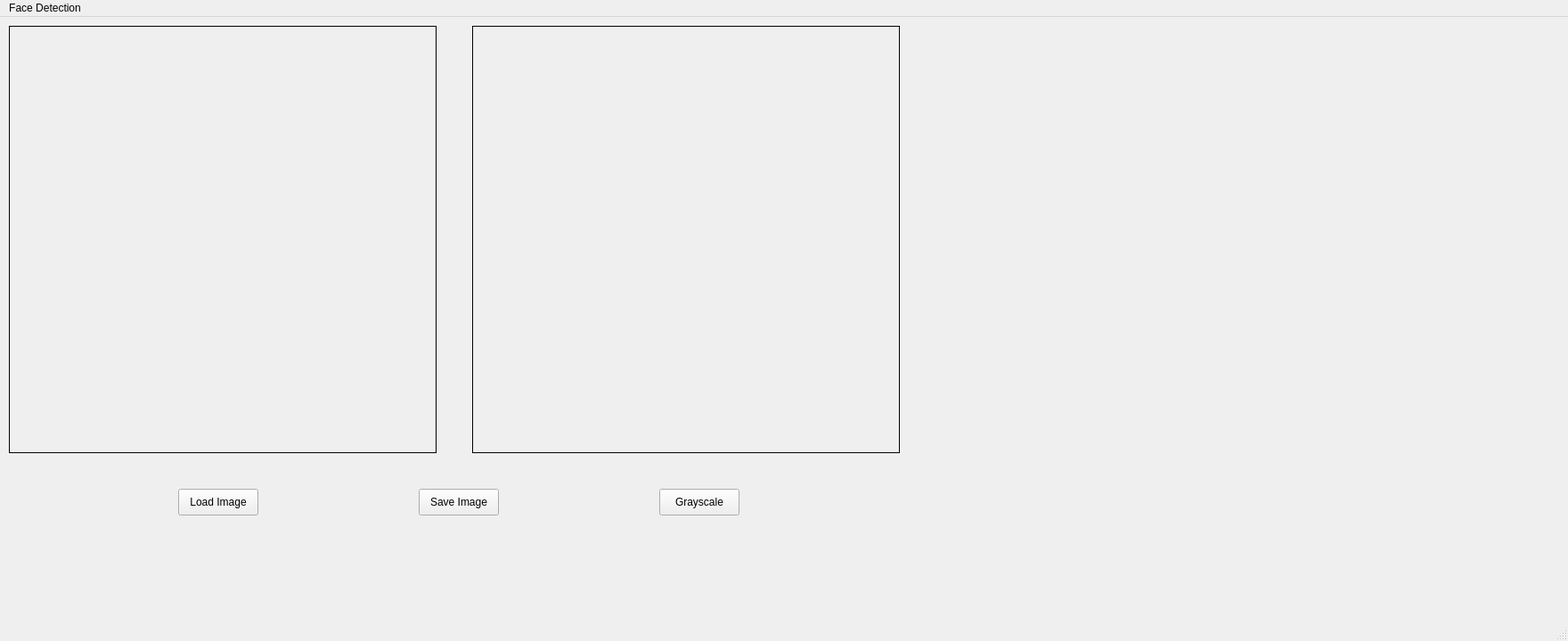
<?xml version="1.0" encoding="UTF-8"?>
<ui version="4.0">
 <class>MainWindow</class>
 <widget class="QMainWindow" name="MainWindow">
  <property name="geometry">
   <rect>
    <x>0</x>
    <y>0</y>
    <width>1760</width>
    <height>720</height>
   </rect>
  </property>
  <property name="windowTitle">
   <string>MainWindow</string>
  </property>
  <widget class="QWidget" name="centralwidget">
   <widget class="QLabel" name="imgLabel">
    <property name="geometry">
     <rect>
      <x>10</x>
      <y>10</y>
      <width>480</width>
      <height>480</height>
     </rect>
    </property>
    <property name="frameShape">
     <enum>QFrame::Box</enum>
    </property>
    <property name="text">
     <string/>
    </property>
   </widget>
   <widget class="QPushButton" name="LoadButton">
    <property name="geometry">
     <rect>
      <x>200</x>
      <y>530</y>
      <width>90</width>
      <height>30</height>
     </rect>
    </property>
    <property name="text">
     <string>Load Image</string>
    </property>
   </widget>
   <widget class="QLabel" name="hasilLabel">
    <property name="geometry">
     <rect>
      <x>530</x>
      <y>10</y>
      <width>480</width>
      <height>480</height>
     </rect>
    </property>
    <property name="frameShape">
     <enum>QFrame::Box</enum>
    </property>
    <property name="text">
     <string/>
    </property>
   </widget>
   <widget class="QPushButton" name="Grayscale">
    <property name="geometry">
     <rect>
      <x>740</x>
      <y>530</y>
      <width>90</width>
      <height>30</height>
     </rect>
    </property>
    <property name="text">
     <string>Grayscale</string>
    </property>
   </widget>
   <widget class="QPushButton" name="SaveImage">
    <property name="geometry">
     <rect>
      <x>470</x>
      <y>530</y>
      <width>90</width>
      <height>30</height>
     </rect>
    </property>
    <property name="text">
     <string>Save Image</string>
    </property>
   </widget>
  </widget>
  <widget class="QStatusBar" name="statusbar"/>
  <widget class="QMenuBar" name="menubar">
   <property name="geometry">
    <rect>
     <x>0</x>
     <y>0</y>
     <width>1760</width>
     <height>26</height>
    </rect>
   </property>
   <widget class="QMenu" name="menuFace_Detection">
    <property name="title">
     <string>Face Detection</string>
    </property>
    <addaction name="actionLandmark"/>
    <addaction name="actionSwap_Face"/>
    <addaction name="actionSwap_Face_Realtime"/>
    <addaction name="actionYawn_Detection"/>
   </widget>
   <addaction name="menuFace_Detection"/>
  </widget>
  <action name="actionOperasiPencerahan">
   <property name="text">
    <string>Operasi Pencerahan</string>
   </property>
  </action>
  <action name="actionOperasiKontras">
   <property name="text">
    <string>Operasi Kontras</string>
   </property>
  </action>
  <action name="actionOperasiPeregangan">
   <property name="text">
    <string>Operasi Peregangan</string>
   </property>
  </action>
  <action name="actionContrastStretch">
   <property name="text">
    <string>Contrast Stretch</string>
   </property>
  </action>
  <action name="actionNegative">
   <property name="text">
    <string>Negative</string>
   </property>
  </action>
  <action name="actionBinary">
   <property name="text">
    <string>Binary</string>
   </property>
  </action>
  <action name="actionHistogray">
   <property name="text">
    <string>Histogray</string>
   </property>
  </action>
  <action name="actionGrayscale">
   <property name="text">
    <string>Grayscale</string>
   </property>
  </action>
  <action name="actionRGB">
   <property name="text">
    <string>RGB</string>
   </property>
  </action>
  <action name="actionEqualizer">
   <property name="text">
    <string>Equalizer</string>
   </property>
  </action>
  <action name="actionTranslasi">
   <property name="text">
    <string>Translasi</string>
   </property>
  </action>
  <action name="action_45_Derajat">
   <property name="text">
    <string>-45 Derajat</string>
   </property>
  </action>
  <action name="action45_Derajat">
   <property name="text">
    <string>45 Derajat</string>
   </property>
  </action>
  <action name="action_90_Derajat">
   <property name="text">
    <string>-90 Derajat</string>
   </property>
  </action>
  <action name="action90_Derajat">
   <property name="text">
    <string>90 Derajat</string>
   </property>
  </action>
  <action name="action180_Derajat">
   <property name="text">
    <string>180 Derajat</string>
   </property>
  </action>
  <action name="actionZoomIn">
   <property name="text">
    <string>Zoom In</string>
   </property>
  </action>
  <action name="actionZoomOut">
   <property name="text">
    <string>Zoom Out</string>
   </property>
  </action>
  <action name="actionSkew">
   <property name="text">
    <string>Skew</string>
   </property>
  </action>
  <action name="actionCrop">
   <property name="text">
    <string>Crop</string>
   </property>
  </action>
  <action name="actionAddSub">
   <property name="text">
    <string>Tambah dan Kurang</string>
   </property>
  </action>
  <action name="actionAND">
   <property name="text">
    <string>AND</string>
   </property>
  </action>
  <action name="actionOR">
   <property name="text">
    <string>OR</string>
   </property>
  </action>
  <action name="actionXOR">
   <property name="text">
    <string>XOR</string>
   </property>
  </action>
  <action name="actionMulDiv">
   <property name="text">
    <string>Kali dan Bagi</string>
   </property>
  </action>
  <action name="actionOperasiSpasial">
   <property name="text">
    <string>Operasi Spasial</string>
   </property>
  </action>
  <action name="actionKonvolusi">
   <property name="text">
    <string>Konvolusi</string>
   </property>
  </action>
  <action name="actionMean_Filter">
   <property name="text">
    <string>Mean Filter</string>
   </property>
  </action>
  <action name="actionGaussian_Filter">
   <property name="text">
    <string>Gaussian Filter</string>
   </property>
  </action>
  <action name="actionLaplace">
   <property name="text">
    <string>Laplace Filter</string>
   </property>
  </action>
  <action name="actionMedian_Filter">
   <property name="text">
    <string>Median Filter</string>
   </property>
  </action>
  <action name="actionMax_Filter">
   <property name="text">
    <string>Max Filter</string>
   </property>
  </action>
  <action name="actionMin_Filter">
   <property name="text">
    <string>Min Filter</string>
   </property>
  </action>
  <action name="actionSharpening1">
   <property name="text">
    <string>Sharpening1</string>
   </property>
  </action>
  <action name="actionSharpening2">
   <property name="text">
    <string>Sharpening2</string>
   </property>
  </action>
  <action name="actionSharpening3">
   <property name="text">
    <string>Sharpening3</string>
   </property>
  </action>
  <action name="actionSharpening4">
   <property name="text">
    <string>Sharpening4</string>
   </property>
  </action>
  <action name="actionSharpening5">
   <property name="text">
    <string>Sharpening5</string>
   </property>
  </action>
  <action name="actionSharpening6">
   <property name="text">
    <string>Sharpening6</string>
   </property>
  </action>
  <action name="actionFourier_Smoothing">
   <property name="text">
    <string>Fourier Smoothing</string>
   </property>
  </action>
  <action name="actionFourier_Edge">
   <property name="text">
    <string>Fourier Edge</string>
   </property>
  </action>
  <action name="actionSobel">
   <property name="text">
    <string>Sobel</string>
   </property>
  </action>
  <action name="actionPrewitt">
   <property name="text">
    <string>Prewitt</string>
   </property>
  </action>
  <action name="actionRobert">
   <property name="text">
    <string>Robert</string>
   </property>
  </action>
  <action name="actionCannyEdge">
   <property name="text">
    <string>Canny Edge Detection</string>
   </property>
  </action>
  <action name="actionDilasi">
   <property name="text">
    <string>Dilasi</string>
   </property>
  </action>
  <action name="actionErosi">
   <property name="text">
    <string>Erosi</string>
   </property>
  </action>
  <action name="actionOpening">
   <property name="text">
    <string>Opening</string>
   </property>
  </action>
  <action name="actionClosing">
   <property name="text">
    <string>Closing</string>
   </property>
  </action>
  <action name="actionSkeletonize">
   <property name="text">
    <string>Skeletonize</string>
   </property>
  </action>
  <action name="actionBinary_2">
   <property name="text">
    <string>Binary</string>
   </property>
  </action>
  <action name="actionBinary_Inverse">
   <property name="text">
    <string>Binary Inverse</string>
   </property>
  </action>
  <action name="actionTruncated">
   <property name="text">
    <string>Truncated</string>
   </property>
  </action>
  <action name="actionTo_Zero">
   <property name="text">
    <string>To Zero</string>
   </property>
  </action>
  <action name="actionTo_Zero_Inverse">
   <property name="text">
    <string>To Zero Inverse</string>
   </property>
  </action>
  <action name="actionMean">
   <property name="text">
    <string>Mean</string>
   </property>
  </action>
  <action name="actionGaussian">
   <property name="text">
    <string>Gaussian</string>
   </property>
  </action>
  <action name="actionOtsu">
   <property name="text">
    <string>Otsu</string>
   </property>
  </action>
  <action name="actionBinary_3">
   <property name="text">
    <string>Binary</string>
   </property>
  </action>
  <action name="actionBinary_Inverse_2">
   <property name="text">
    <string>Binary Inverse</string>
   </property>
  </action>
  <action name="actionTruncate">
   <property name="text">
    <string>Truncate</string>
   </property>
  </action>
  <action name="actionTo_Zero_2">
   <property name="text">
    <string>To Zero</string>
   </property>
  </action>
  <action name="actionTo_Zero_Inverse_2">
   <property name="text">
    <string>To Zero Inverse</string>
   </property>
  </action>
  <action name="actionGlobal_Thresholding_2">
   <property name="text">
    <string>Global Thresholding</string>
   </property>
  </action>
  <action name="actionMean_2">
   <property name="text">
    <string>Mean</string>
   </property>
  </action>
  <action name="actionGaussian_2">
   <property name="text">
    <string>Gaussian</string>
   </property>
  </action>
  <action name="actionOtsu_2">
   <property name="text">
    <string>Otsu</string>
   </property>
  </action>
  <action name="actionAdaptive_Thresholding">
   <property name="text">
    <string>Adaptive Thresholding</string>
   </property>
  </action>
  <action name="actionIdentifikasi_Bentuk">
   <property name="text">
    <string>Identifikasi Bentuk</string>
   </property>
  </action>
  <action name="actionMorfologi">
   <property name="text">
    <string>Morfologi</string>
   </property>
  </action>
  <action name="actionTracking">
   <property name="text">
    <string>Tracker</string>
   </property>
  </action>
  <action name="actionPicker">
   <property name="text">
    <string>Picker</string>
   </property>
  </action>
  <action name="actionTracker">
   <property name="text">
    <string>Tracker</string>
   </property>
  </action>
  <action name="actionObject_Detection">
   <property name="text">
    <string>Object Detection</string>
   </property>
  </action>
  <action name="actionHoG">
   <property name="text">
    <string>Histogram of Gradient</string>
   </property>
  </action>
  <action name="actionFace_Detection">
   <property name="text">
    <string>Face Detection</string>
   </property>
  </action>
  <action name="actionPedestrian">
   <property name="text">
    <string>Pedestrian</string>
   </property>
  </action>
  <action name="actionCircle_Hough">
   <property name="text">
    <string>Circle Hough</string>
   </property>
  </action>
  <action name="actionLandmark">
   <property name="text">
    <string>Landmark</string>
   </property>
  </action>
  <action name="actionSwap_Face">
   <property name="text">
    <string>Swap Face</string>
   </property>
  </action>
  <action name="actionSwap_Face_Realtime">
   <property name="text">
    <string>Swap Face Realtime</string>
   </property>
  </action>
  <action name="actionYawn_Detection">
   <property name="text">
    <string>Yawn Detection</string>
   </property>
  </action>
 </widget>
 <resources/>
 <connections/>
</ui>
